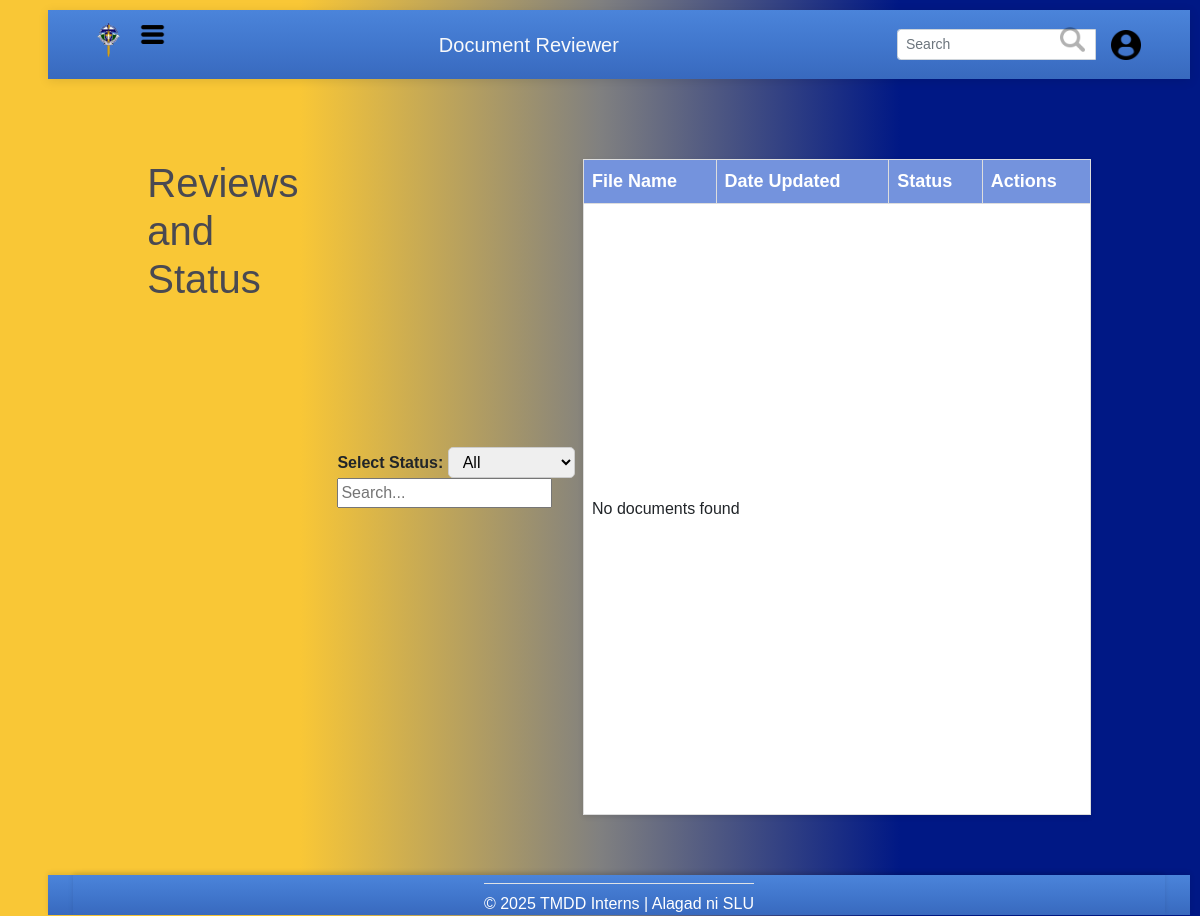
Page /public/php/reviewer/rev_status.php on the earlier database version.
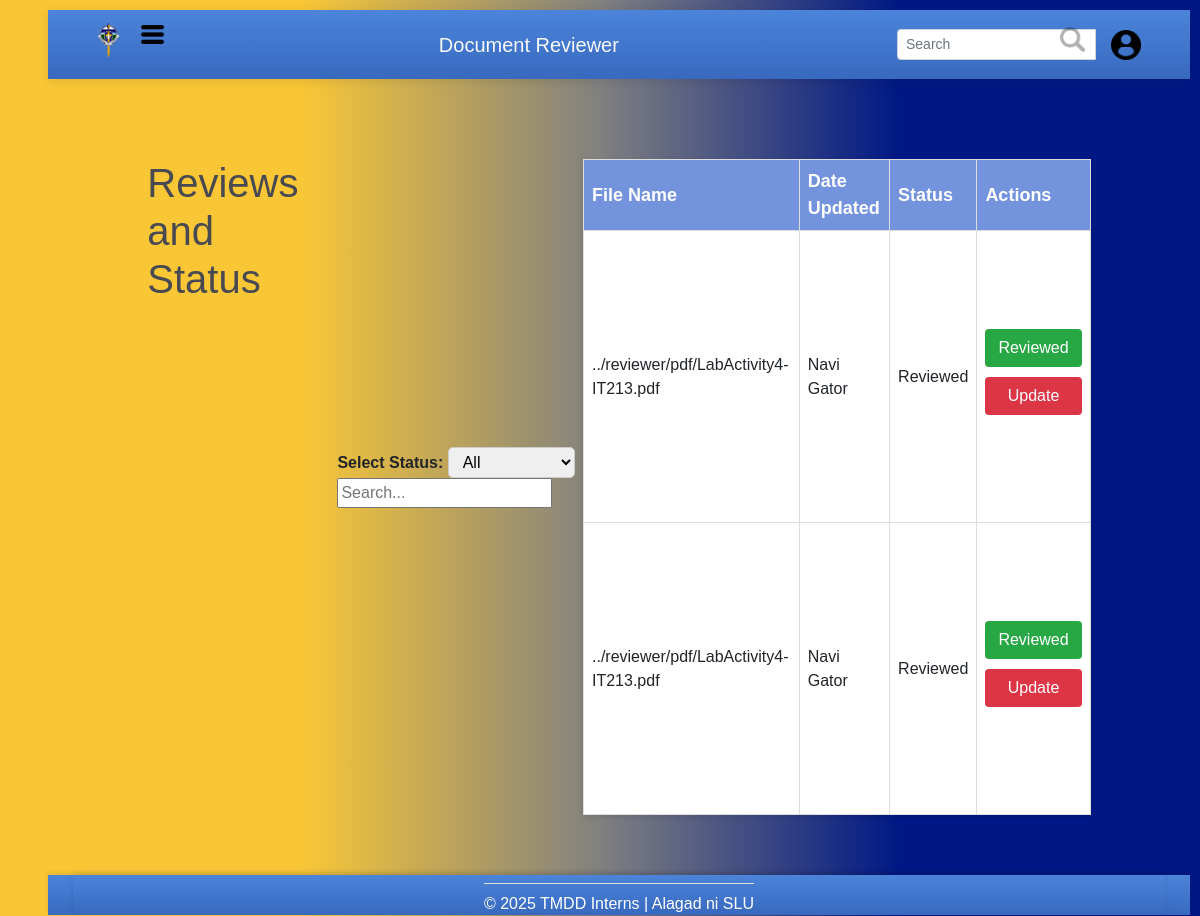
Same page on the later database version.
### tables this page shows
CREATE TABLE IF NOT EXISTS `documents` (
  `doc_id` int(11) NOT NULL AUTO_INCREMENT,
  `uploader_id` int(11) NOT NULL,
  `file_path` varchar(250) NOT NULL,
  `date_uploaded` date NOT NULL,
  `date_approved` date DEFAULT NULL,
  `review_status` set('approved','pending','update','') NOT NULL,
  PRIMARY KEY (`doc_id`),
  KEY `uploader_id` (`uploader_id`)
);

CREATE TABLE IF NOT EXISTS `users` (
  `user_id` int(11) NOT NULL AUTO_INCREMENT,
  `email` varchar(250) NOT NULL,
  `password` varchar(250) NOT NULL,
  `first_name` varchar(250) NOT NULL,
  `last_name` varchar(250) NOT NULL,
  `account_type` set('Reviewer','Uploader','Admin') NOT NULL,
  `online_status` tinyint(1) NOT NULL DEFAULT '0',
  `forgot_pass` tinyint(1) NOT NULL DEFAULT '0',
  PRIMARY KEY (`user_id`),
  UNIQUE KEY `email` (`email`)
);

### public/php/reviewer/rev_status.php (the view, shortened to what this page needs)
<?php
$host = '127.0.0.1';
$username = 'root';
$password = '';
$database = 'document_reviewing_system';
$conn = new mysqli($host, $username, $password, $database);
$statusFilter = isset($_GET['status']) ? htmlspecialchars($_GET['status']) : 'all';
$searchQuery = isset($_GET['search']) ? htmlspecialchars($_GET['search']) : '';
$sql = "SELECT d.doc_id, d.file_path, d.review_status, d.uploader_id,
        u.first_name, u.last_name
        FROM documents d
        JOIN users u ON d.uploader_id = u.user_id";
$result = $conn->query($sql);
?>
<!DOCTYPE html>
<html>
<head>
   <link href="https://cdn.jsdelivr.net/npm/bootstrap@5.3.2/dist/css/bootstrap.min.css" rel="stylesheet" />
   <link href="https://cdnjs.cloudflare.com/ajax/libs/font-awesome/5.15.3/css/all.min.css" rel="stylesheet" />
   <link href="../../assets/styles/admin.css" rel="stylesheet">
   <link rel="stylesheet" href="../../assets/styles/status.css">
</head>
<body>
   <header>
      <?php include "./rev_header.php" ?>
   </header>
   <div class="d-flex">
      <div class="flex-grow-1">
         <div class="content">
         <main>
        <div class="container">
            <h1>Reviews and Status</h1>
            <div class="filter-section">
                <form method="GET" action="" id="filterForm">
                    <label for="status-filter">Select Status:</label>
                    <select id="status-filter" name="status" onchange="document.getElementById('filterForm').submit();">
                        <option value="all" <?= $statusFilter === 'all' ? 'selected' : '' ?>>All</option>
                    </select>
                    <input
                        type="text"
                        id="status-search"
                        name="search"
                        placeholder="Search..."
                        value="<?= htmlspecialchars($searchQuery) ?>"
                        onkeypress="if(event.key === 'Enter') document.getElementById('filterForm').submit();">
                </form>
            </div>
            <table class="status-table">
                <thead>
                    <tr>
                        <th>File Name</th>
                        <th>Date Updated</th>
                        <th>Status</th>
                        <th>Actions</th>
                    </tr>
                </thead>
                <tbody>
                    <?php
                    if ($result->num_rows > 0) {
                        while ($row = $result->fetch_assoc()) {
                            $status = $row['review_status'] ? "Reviewed" : "Pending";
                            echo "<tr>
                                <td>{$row['file_path']}</td>
                                <td>{$row['first_name']} {$row['last_name']}</td>
                                <td>{$status}</td>
                                <td>
                      <div class='actions'>
                        <form method='POST' action=''>
                            <input type='hidden' name='reviewed_id' value='{$row['doc_id']}'>
                            <button type='submit' class='btn green'>Reviewed</button>
                        </form>
                                        <button class='btn red'>Update</button>
                                    </div>
                                </td>
                            </tr>";
                        }
                    } else {
                        echo "<tr>
                            <td colspan='4'>No documents found</td>
                        </tr>";
                    }
                    ?>
                </tbody>
            </table>
        </div>
    </main>
            </div>
         </div>
      </div>
   <footer class="bottom">
        <?php include "../general/footer.php"?>
    </footer>
</body>
</html>

### public/php/reviewer/rev_header.php (shortened to what this page needs)
<!DOCTYPE html>
<html lang="en">
<head>
    <link href="https://cdn.jsdelivr.net/npm/bootstrap@5.1.3/dist/css/bootstrap.min.css" rel="stylesheet">
    <link href="../../styles/header_footer.css" rel="stylesheet">
</head>
<body>
    <header>
        <link rel="stylesheet" href="../styles/index.css">
        <nav class="navbar w-100 justify-content-between py-2 navbar-dark bg-dark">
            <div class="container-fluid">
                <div class="d-flex align-items-center">
                    <img src="../../assets/img/SLU Logo.png" class="mb-2" style="height: 35px;">
                    <button class="navbar-toggler ms-2" type="button" data-bs-toggle="offcanvas" data-bs-target="#adminSidebar" aria-controls="adminSidebar">
                        <img src="../../assets/img/icons/menus.png" alt="Menu" style="height: 25px;">
                    </button>
                </div>
                <a class="navbar-brand text-light">Document Reviewer</a>
                <form class="form">
                    <div class="row">
                        <div class="col">
                            <div class="input-group d-flex align-items-center">
                                <input class="form-control form-control-sm" type="search" placeholder="Search" aria-label="Search">
                                <div class="input-group-append">
                                    <button class="btn btn-outline-success btn-sm" type="submit">
                                        <img src="../../assets/img/icons/magnifying-glass.png" alt="Search" style="height:25px">
                                    </button>
                                </div>
                                <div class="user_util position-relative ms-3 d-flex align-items-center">
                                    <img src="../../assets/img/icons/profile-user.png" style="height: 30px; cursor: pointer;"
                                        data-bs-toggle="modal" data-bs-target="#userModal">
                                </div>
                            </div>
                        </div>
                    </div>
                </form>
            </div>
        </nav>
    </header>
            <?php include './rev_sidebar.php'; ?>
</body>
</html>

### public/php/reviewer/rev_sidebar.php (shortened to what this page needs)
<!DOCTYPE html>
<html lang="en">
<head>
    <link href="https://cdnjs.cloudflare.com/ajax/libs/font-awesome/6.4.0/css/all.min.css" rel="stylesheet">
    <link href="../../assets/styles/sidebar.css" rel="stylesheet">
</head>
<body>
</body>
</html>

### public/php/general/footer.php (shortened to what this page needs)
<!DOCTYPE html>
<html lang="en">
<head>
  <link rel="stylesheet" href="../../assets/styles/header_footer.css">
</head>
<body>
<footer class="bg-black text-white">
    <div class="text-center justify-content-center border-top pt-2 mt-2">
      <p class="mb-0">&copy; 2025 TMDD Interns | Alagad ni SLU </p>
</div>
</footer>
</body>
</html>

### public/assets/styles/admin.css (style rules this page uses)
html, body { height: 100%; margin: 0; }
body { display: flex; flex-direction: column; min-height: 100vh; position: relative; font-family: 'Poppins', sans-serif; background: linear-gradient(135deg, #f8f9fa 0%, #d9b100 100%); }
.content { flex: 1 0 auto; padding: 40px 60px; }

### public/assets/styles/status.css (style rules this page uses)
body { font-family: Arial, sans-serif; margin: 0; padding: 0; background-color: #f4f4f4; color: #333; }
.container { max-width: 90%; margin: 0 auto; padding: 20px; }
h1 { margin-bottom: 20px; color: #494952; }
.filter-section { margin-bottom: 20px; display: flex; align-items: center; gap: 10px; }
.filter-section label { font-size: 16px; font-weight: bold; }
.filter-section select { padding: 5px 10px; font-size: 16px; border: 1px solid #ccc; border-radius: 5px; }
.status-table { width: 100%; border-collapse: collapse; background-color: white; box-shadow: 0 2px 5px rgba(0, 0, 0, 0.1); }
.status-table thead { background-color: #7493DD; color: white; }
.status-table th, .status-table td { padding: 8px; text-align: left; border: 1px solid #ddd; font-size: 16px; }
.status-table th { font-size: 18px; }
.btn { padding: 5px 15px; font-size: 14px; font-weight: bold; border: none; border-radius: 5px; cursor: pointer; display: block; margin-bottom: 10px; max-width: 100px; width: 100%; }
.btn.green { background-color: #28a745; color: white; }
.btn.red { background-color: #dc3545; color: white; }

### public/assets/styles/header_footer.css (style rules this page uses)
:root { --gradient-start: #4B84DA; --gradient-middle: #4177CD; --gradient-end: #3869BE; }
.navbar, .header, .bg-dark, .navbar.bg-dark, .navbar-dark, .navbar.bg-body-tertiary { background: linear-gradient(180deg, var(--gradient-start) 0%, var(--gradient-middle) 50%, var(--gradient-end) 100%) !important; color: white; padding: 15px 25px; display: flex; align-items: center; justify-content: space-between; box-shadow: 0 2px 10px rgba(0,0,0,0.1); width: 100%; }
body { min-height: 100vh; display: flex; flex-direction: column; margin: 0; }
footer { background: linear-gradient(180deg, var(--gradient-start) 0%, var(--gradient-middle) 50%, var(--gradient-end) 100%); color: rgba(255, 255, 255, 0.9); font-size: 2vh; width: 100%; height: 5vh; box-shadow: 0 -2px 5px rgba(0, 0, 0, 0.1); display: flex; align-items: center; justify-content: center; padding: 0 25px; position: relative; flex-shrink: 0; margin-top: auto; }
.navbar .btn-outline-success { border: none; background: transparent; padding: 0; margin-left: -35px; height: 25px; transition: none; outline: none; }
.navbar .btn-outline-success img { height: 2px; width: auto; opacity: 0.3; }
.navbar-toggler { border: none; background: transparent; }

### public/assets/styles/index.css (style rules this page uses)
body { margin: 0; font-family: Arial, sans-serif; background: linear-gradient(to right, #f9c736 25%, grey 50%, #001885 75%); padding: 10px; padding-left: 6vh; box-sizing: border-box; }
body::before { content: ''; position: fixed; top: 0; left: 0; width: 100%; height: 100%; background-image: url("../img/misc/Slu Bakakeng.jpeg"); background-size: cover; background-position: center; background-attachment: fixed; opacity: 0.2; z-index: -1; }
.container { display: flex; height: 87vh; margin-top: 2%; width: 97%; background-color: transparent; }
button { width: 100%; padding: 12px; background-color: #33386D; color: white; border: none; border-radius: 8px; font-size: 15px; font-weight: 500; cursor: pointer; transition: all 0.2s ease; margin-bottom: 20px; }

### public/assets/styles/sidebar.css (style rules this page uses)
:root { --gradient-start: #4B84DA; --gradient-middle: #4177CD; --gradient-end: #3869BE; }

Differences in the rows shown:
added documents: file_path "../reviewer/pdf/LabActivity4-IT213.pdf", uploader.first_name "Navi", uploader.last_name "Gator", review_status "Reviewed"
added documents: file_path "../reviewer/pdf/LabActivity4-IT213.pdf", uploader.first_name "Navi", uploader.last_name "Gator", review_status "Reviewed"
Other differences:
text no longer shown: "No documents found"
